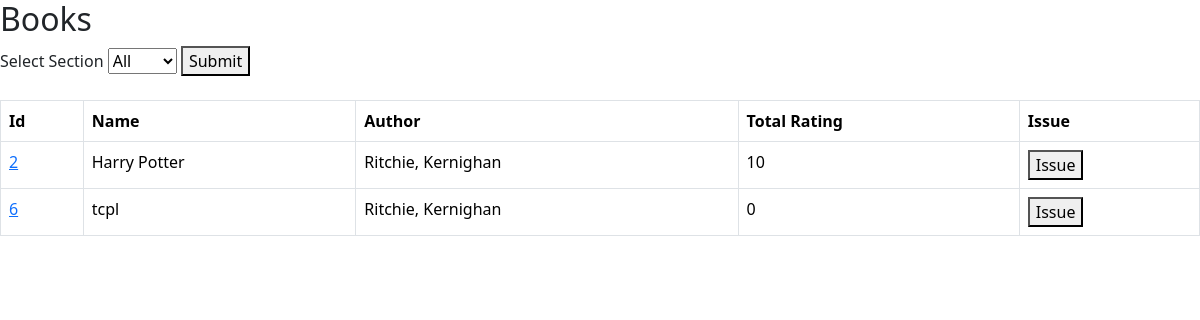
The app's page /library (signed in) with its own data.
### library/models.py (models this page shows, shortened)
class Book(db.Model):
    __tablename__ = "BOOK"
    id = db.Column(db.Integer, primary_key=True, autoincrement=True)
    name = db.Column(db.String(100), nullable=False)
    author = db.Column(db.String(100), nullable=False)
    content = db.Column(db.Text, nullable=False)
    section_id = db.Column(db.Integer, db.ForeignKey('SECTION.id'), nullable=False)
    issues = db.Relationship('Issue', backref="book_issues", cascade="all, delete")

### library/routes.py (the view, shortened to what this page needs)
@app.route("/library", methods=["GET", "POST"])
def library():
    if session.get("username") is None:
        return render_template("no_login.html")
    all_books = models.Book.query.filter().all()
    if request.method == "GET":
        non_issued_books = []
        for b in all_books:
            if not get_book_status(b):
                non_issued_books.append(b)
        grouped_books = group_books(non_issued_books)
        modified_group_books = []
        for gb in grouped_books:
            modified_group_books.append(modify_the_book(gb))
        sections = models.Section.query.filter().all()
        data = {
            "books": modified_group_books,
            "sections": sections,
            "current_section_name": "all",
        }
        return render_template("library.html", data=data)

### library/routes.py (called while the page is built)
def modify_the_book(book):
    s = models.Section.query.get(book.section_id)
    modified_book = {
        "id": book.id,
        "name": book.name,
        "author": book.author,
        "section_name": s.name,
        "content": book.content,
        "total_rating": calculate_book_rating(book.id)
    }
    return modified_book

def get_book_status(b):
    issue_record = models.Issue.query.filter(models.Issue.book_id == b.id).all()
    for ir in issue_record:
        if ir.active_status:
            return True
    return False

def group_books(books):
    grouped_books = []
    for b in books:
        isbn = f'{b.name}{b.author}'
        check = False
        for gb in grouped_books:
            gb_isbn = f'{gb.name}{gb.author}'
            if gb_isbn == isbn:
                check = True
                break
        if not check:
            grouped_books.append(b)
    return grouped_books

def calculate_book_rating(b_id):
    b = models.Book.query.get(b_id)
    book_copies = models.Book.query.filter(models.Book.name == b.name, models.Book.author == b.author).all()
    total_rating = 0
    for bc in book_copies:
        issue_records = models.Issue.query.filter(models.Issue.book_id == bc.id, models.Issue.rating > 1).all()
        for ir in issue_records:
            total_rating += ir.rating
    return total_rating

### library/templates/library.html (shortened to what this page needs)
<!DOCTYPE html>
<html lang="en">
<head>
    <link href="https://cdn.jsdelivr.net/npm/bootstrap@5.3.3/dist/css/bootstrap.min.css" rel="stylesheet"
>
</head>
<body>
<h2>Books</h2>
<form action="/library" method="POST">
    <label for="section_name">Select Section</label>
    <select name="section_name" id="section_name">
        {% if data["current_section_name"] == "all" %}
            <option value="all" selected>All</option>
        {% else %}
            <option value="all">All</option>
        {% endif %}
    </select>
    <button>Submit</button>
</form>
<br>
{% if data["books"] | length == 0 %}
    <h2>We are sorry, currently no books available for this section</h2>
{% else %}
    <table class="table table-bordered table-hover">
        <tr>
            <th>Id</th>
            <th>Name</th>
            <th>Author</th>
            <th>Total Rating</th>
            <th>Issue</th>
        </tr>
        {% for i in data["books"] %}
            <tr>
                <td><a href="/book/{{ i.id }}">{{ i.id }}</a></td>
                <td>{{ i.name }}</td>
                <td>{{ i.author }}</td>
                <td>{{ i.total_rating }}</td>
                <td><a href="/book/issue/{{ i.id }}">
                    <button>Issue</button>
                </a></td>
            </tr>
        {% endfor %}
    </table>
{% endif %}
</body>
</html>

### records on screen
Book: name "Harry Potter", author "Ritchie, Kernighan"
Book: name "tcpl", author "Ritchie, Kernighan"

### other values on screen
{{ i.id }} "2" "6"
{{ i.total_rating }} "10" "0"
